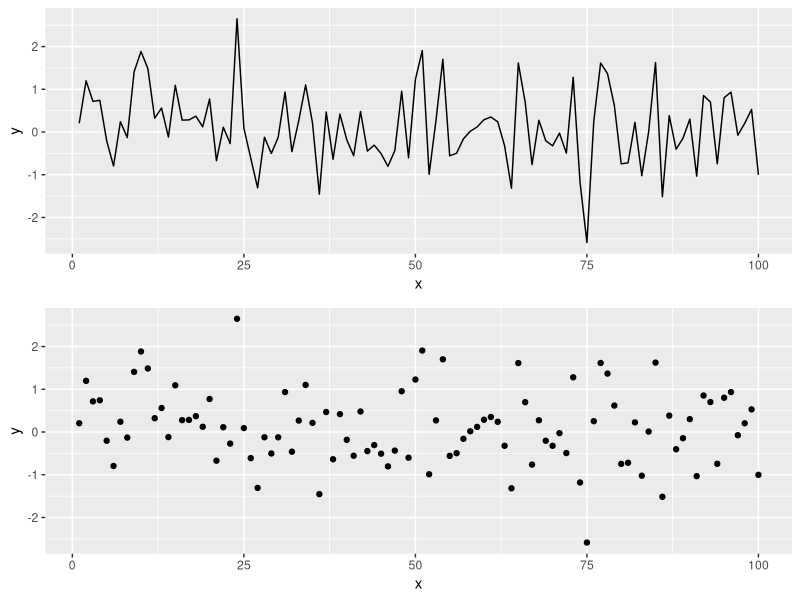
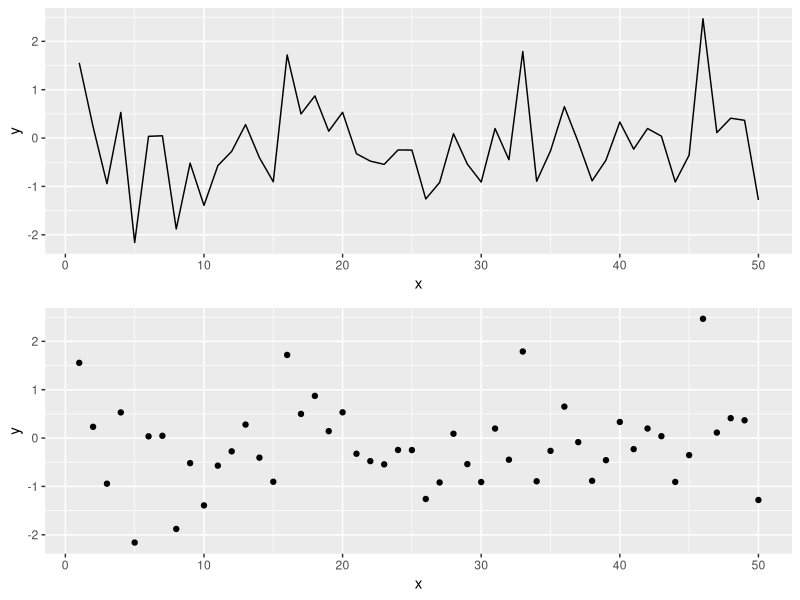

Recreate these plots in R, in order.
## ---- chunk 1
knitr::opts_chunk$set(echo = TRUE, fig.width = 8, fig.height = 8, fig.alig = "center")
## ---- chunk 2
library(tidyverse)
library(gridExtra)
## ---- chunk 3
# Simulating data according to a normal distribution
x <- seq(1:100)
y <- rnorm(100) # Generating data form a normal distribution with mean 0 and variance 1
data <- data.frame(x = x, y = y ) # Creating a data frame
p1 = ggplot(data, aes(x= x, y = y)) +
geom_line()
p2 = ggplot(data, aes(x= x, y = y)) +
geom_point()
grid.arrange(p1, p2)
## ---- chunk 4
# Simulating data according to a normal distribution
x <- seq(1:50)
y <- rnorm(50) # Generating data form a normal distribution with mean 0 and variance 1
data <- data.frame(x = x, y = y ) # Creating a data frame
p1 = ggplot(data, aes(x= x, y = y)) +
geom_line()
p2 = ggplot(data, aes(x= x, y = y)) +
geom_point()
grid.arrange(p1, p2)
